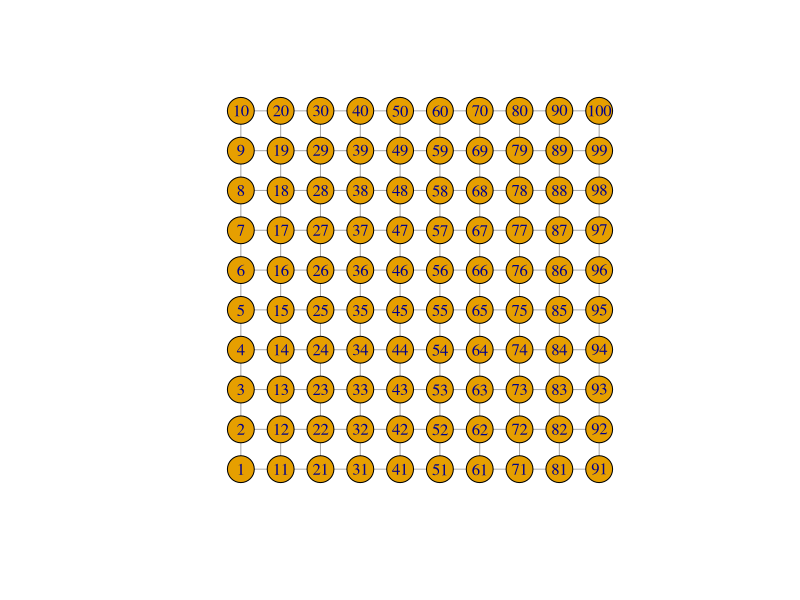

The R script that drew this image:
library(igraph)
library(SparseM)

# grid sampling.
sample_grid = function(N_x, N_y, xlim = c(-1,1), ylim = c(-1,1)) {

  
  # bounding box 
  min_x <- xlim[1]
  max_x <- xlim[2]
  min_y <- ylim[1]
  max_y <- ylim[2]

  
  x_locs <- seq(0, N_x)
  y_locs <- seq(0, N_y)
  
  N_grid <- N_x * N_y
  
  x <- rep(0, length(N_grid))
  y <- rep(0, length(N_grid))
  
  for(i in 1:N_x){
    for(j in 1:N_y) {
      x[N_y * (i-1) + j] <- x_locs[i]
      y[N_y * (i-1) + j] <- y_locs[j]
    }
  }
  
  locations <- cbind(x,y)
  
  return(locations)
}

N_x <- 10
N_y <- 10

# node locations
Vert <- sample_grid(N_x,N_y)

# edges...

# horizontally...
fromH <- c()
for(i in 1:(N_x-1)){
  fromH <- c(fromH, seq(0,(N_y*N_x-N_x), length.out = (N_y)) + i)
}
toH <- fromH + 1

# vertically...
fromV <- 1:(N_x*N_y-N_x)
toV <- fromV + N_x


Edges <- data.frame(from = c(fromH, fromV), to = c(toH, toV)) # , weights = rep(1,(2*N_x*N_y - (N_x+N_y))))     

set.seed(1)
weight <- rlnorm(n = nrow(Edges), meanlog = 0, sdlog = 1)
Edges$weight <- weight

Verts <- data.frame(label = 1:(N_x*N_y))
the_graph <- graph_from_data_frame(Edges, vertices = Verts, directed = FALSE)
lo <- layout.norm(as.matrix(Vert))
plot(the_graph, layout = lo, directed = FALSE, edge.arrow.size=0)


# solving
L <- laplacian_matrix(the_graph, weights = weight)
L[]

# boundary conditions on 68, 12: 
# draw 1 amp @ 12
# inject 1 amp @ 68

q <- matrix(rep(0, nrow(Vert)), ncol = 1)
q[68,] <- +1
q[12,] <- -1

# solve
p <- solve(L,q)


R <- p[68,] - p[12,]


# investigating why the weights aren't working!
neighbours <- which(Edges$from == 68 | Edges$to == 68)
potential_diffs <- p[Edges$from,] - p[Edges$to,]
currents <- potential_diffs * Edges$weight
what <- cbind(Edges,p[Edges$from,], p[Edges$to,], currents)
what[neighbours,]

print(R)

# exact solution for effective resistance between 68 and 12 with 10x10 and all 1ohm
exact <- 455859137025721/283319837425200
